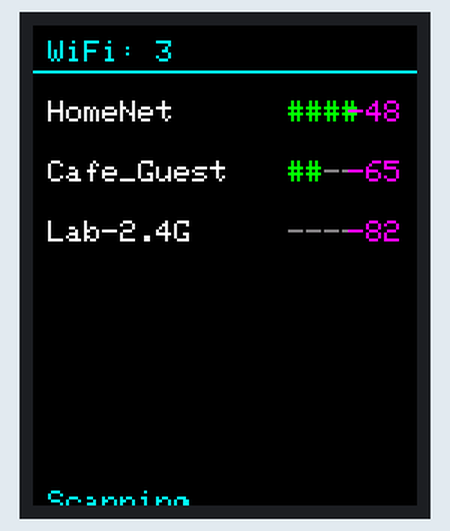
Simulated run of this sketch. Board: ESP32. On the bench: 128×160 colour display. A WiFi scan finds three made-up networks; what the sketch prints to the serial monitor is not drawn.

Above: at 3.2 s.

The sketch:

task2_1_WiFiNetworks_simple.ino
```cpp
/*
 * ============================================================================
 * PROJECT: espFrameBuffer - Task 2.1 (CLEAN VERSION)
 * ============================================================================
 */

#include <Adafruit_ST7735.h>
#include <Adafruit_GFX.h>
#include <SPI.h>
#include <WiFi.h>

// ============================================================================
// COLORS
// ============================================================================
#define COLOR_BLACK    0x0000
#define COLOR_WHITE    0xFFFF
#define COLOR_GREEN    0x07E0
#define COLOR_CYAN     0x07FF
#define COLOR_YELLOW   0xFFE0
#define COLOR_MAGENTA  0xF81F
#define COLOR_GRAY     0x8410

// ============================================================================
// PINS
// ============================================================================
#if defined(ESP32) && !defined(CONFIG_IDF_TARGET_ESP32C3)
  #define TFT_CS   5
  #define TFT_RST  4
  #define TFT_DC   2
  #define TFT_MOSI 23
  #define TFT_SCK  18
#elif defined(CONFIG_IDF_TARGET_ESP32C3) || defined(ESP32C3)
  #define TFT_CS   7
  #define TFT_RST  8
  #define TFT_DC   10
  #define TFT_MOSI 6
  #define TFT_SCK  4
#endif

// ============================================================================
// CONFIG
// ============================================================================
#define SCAN_INTERVAL      10000
#define NETWORKS_PER_PAGE  5
#define MAX_NETWORKS       20

// ============================================================================
// STRUCT
// ============================================================================
struct WiFiNetworkInfo {
  String ssid;
  int rssi;
  int channel;
};

// ============================================================================
// GLOBALS
// ============================================================================
Adafruit_ST7735 tft = Adafruit_ST7735(TFT_CS, TFT_DC, TFT_MOSI, TFT_SCK, TFT_RST);

WiFiNetworkInfo networks[MAX_NETWORKS];

int numNetworks = 0;
int currentPage = 0;
int totalPages = 1;

unsigned long lastScanTime = 0;

// ============================================================================
// SETUP
// ============================================================================
void setup() {
  Serial.begin(115200);
  delay(1000);

  // Display init
  tft.initR(INITR_BLACKTAB);
  tft.setRotation(0);
  tft.fillScreen(COLOR_BLACK);

  // WiFi init
  WiFi.mode(WIFI_STA);
  WiFi.disconnect(true);

  Serial.println("WiFi Scanner Started");

  scanNetworks();
}

// ============================================================================
// LOOP
// ============================================================================
void loop() {
  if (millis() - lastScanTime > SCAN_INTERVAL) {
    scanNetworks();
    lastScanTime = millis();
  }
}

// ============================================================================
// WIFI SCAN
// ============================================================================
void scanNetworks() {
  Serial.println("\nScanning...");

  int found = WiFi.scanNetworks();

  numNetworks = min(found, MAX_NETWORKS);

  for (int i = 0; i < numNetworks; i++) {
    networks[i].ssid    = WiFi.SSID(i);
    networks[i].rssi    = WiFi.RSSI(i);
    networks[i].channel = WiFi.channel(i);

    Serial.printf("[%d] %s (%d dBm)\n",
                  i + 1,
                  networks[i].ssid.c_str(),
                  networks[i].rssi);
  }

  totalPages = (numNetworks + NETWORKS_PER_PAGE - 1) / NETWORKS_PER_PAGE;
  currentPage = 0;

  drawUI();
}

// ============================================================================
// DISPLAY UI
// ============================================================================
void drawUI() {
  tft.fillScreen(COLOR_BLACK);

  drawHeader();
  drawNetworkList();
  drawFooter();
}

// --------------------------------------------------------------------------

void drawHeader() {
  tft.setCursor(5, 5);
  tft.setTextColor(COLOR_CYAN);
  tft.setTextSize(1);

  tft.print("WiFi: ");
  tft.println(numNetworks);

  tft.drawLine(0, 15, 128, 15, COLOR_CYAN);
}

// --------------------------------------------------------------------------

void drawNetworkList() {
  if (numNetworks == 0) {
    tft.setCursor(10, 40);
    tft.setTextColor(COLOR_YELLOW);
    tft.print("No Networks");
    return;
  }

  int start = currentPage * NETWORKS_PER_PAGE;
  int end   = min(start + NETWORKS_PER_PAGE, numNetworks);

  int y = 25;

  for (int i = start; i < end; i++) {
    drawSingleNetwork(i, y);
    y += 20;
  }
}

// --------------------------------------------------------------------------

void drawSingleNetwork(int i, int y) {
  // SSID (truncate)
  tft.setCursor(5, y);
  tft.setTextColor(COLOR_WHITE);

  String name = networks[i].ssid;
  if (name.length() > 14) {
    name = name.substring(0, 14);
  }
  tft.print(name);

  // Signal bars
  int bars = getSignalBars(networks[i].rssi);

  tft.setCursor(85, y);

  for (int j = 0; j < 4; j++) {
    if (j < bars) {
      tft.setTextColor(COLOR_GREEN);
      tft.print("#");
    } else {
      tft.setTextColor(COLOR_GRAY);
      tft.print("-");
    }
  }

  // RSSI
  tft.setCursor(105, y);
  tft.setTextColor(COLOR_MAGENTA);
  tft.print(networks[i].rssi);
}

// --------------------------------------------------------------------------

void drawFooter() {
  // Page info
  if (totalPages > 1) {
    tft.setCursor(40, 155);
    tft.setTextColor(COLOR_YELLOW);
    tft.print(currentPage + 1);
    tft.print("/");
    tft.print(totalPages);
  }

  // Status
  tft.setCursor(5, 155);
  tft.setTextColor(COLOR_CYAN);
  tft.print("Scanning...");
}

// ============================================================================
// SIGNAL STRENGTH
// ============================================================================
int getSignalBars(int rssi) {
  if (rssi >= -50) return 4;
  if (rssi >= -60) return 3;
  if (rssi >= -70) return 2;
  if (rssi >= -80) return 1;
  return 0;
}
// /*
//  * ============================================================================
//  * PROJECT: espFrameBuffer - Task 2.1: WiFi Network Scanner
//  * ============================================================================
//  * PURPOSE:
//  *   Simple WiFi network scanner that displays available networks on TFT LCD
//  *   with signal strength indicators. Scans every 10 seconds and updates display.
//  *
//  * HARDWARE:
//  *   - Microcontroller: ESP32 or ESP32-C3
//  *   - Display: 1.8" TFT LCD (128x160 pixels) with ST7735s controller
//  *   - WiFi: Built-in WiFi module
//  *
//  * REQUIRED LIBRARIES:
//  *   - Adafruit_ST7735
//  *   - Adafruit_GFX
//  *   - WiFi.h (Built-in)
//  *
//  * ============================================================================
//  */

// #include <Adafruit_ST7735.h>
// #include <Adafruit_GFX.h>
// #include <SPI.h>
// #include <WiFi.h>

// // ============================================================================
// // COLOR DEFINITIONS
// // ============================================================================

// #define COLOR_BLACK    0x0000
// #define COLOR_WHITE    0xFFFF
// #define COLOR_GREEN    0x07E0
// #define COLOR_CYAN     0x07FF
// #define COLOR_YELLOW   0xFFE0
// #define COLOR_MAGENTA  0xF81F
// #define COLOR_GRAY     0x8410

// // ============================================================================
// // PIN DEFINITIONS
// // ============================================================================

// #if defined(ESP32) && !defined(CONFIG_IDF_TARGET_ESP32C3)
//   #define TFT_CS   5
//   #define TFT_RST  4
//   #define TFT_DC   2
//   #define TFT_MOSI 23
//   #define TFT_SCK  18
// #elif defined(CONFIG_IDF_TARGET_ESP32C3) || defined(ESP32C3)
//   #define TFT_CS   7
//   #define TFT_RST  8
//   #define TFT_DC   10
//   #define TFT_MOSI 6
//   #define TFT_SCK  4
// #else
//   #error "Unsupported microcontroller."
// #endif

// // ============================================================================
// // DISPLAY & TIMING
// // ============================================================================

// #define NETWORK_SCAN_INTERVAL 10000  // Scan every 10 seconds
// #define NETWORKS_PER_PAGE 5          // Show 5 networks per screen
// #define MAX_NETWORKS 20              // Store max 20 networks

// // ============================================================================
// // GLOBAL VARIABLES
// // ============================================================================

// Adafruit_ST7735 tft = Adafruit_ST7735(TFT_CS, TFT_DC, TFT_MOSI, TFT_SCK, TFT_RST);

// struct WiFiNetworkInfo {
//   const char* ssid;
//   int rssi;
//   int channel;
// };

// WiFiNetworkInfo networks[MAX_NETWORKS];
// int num_networks_found = 0;
// unsigned long last_scan = 0;
// int network_scroll_offset = 0;
// int total_pages = 1;

// // ============================================================================
// // SETUP
// // ============================================================================

// void setup() {
//   Serial.begin(115200);
//   delay(2000);

//   Serial.println("\n\nWiFi Network Scanner - Starting...");

//   // Initialize display
//   tft.initR(INITR_BLACKTAB);
//   tft.setRotation(0);
//   tft.fillScreen(COLOR_BLACK);

//   // Initialize WiFi
//   WiFi.mode(WIFI_STA);
//   WiFi.disconnect(true);

//   Serial.println("✓ Display & WiFi initialized");

//   // Initial scan
//   scanNetworks();
// }

// // ============================================================================
// // MAIN LOOP
// // ============================================================================

// void loop() {
//   unsigned long current_millis = millis();

//   // Scan networks every 10 seconds
//   if (current_millis - last_scan >= NETWORK_SCAN_INTERVAL) {
//     last_scan = current_millis;
//     scanNetworks();
//   }

//   delay(100);
// }

// // ============================================================================
// // SCAN & DISPLAY FUNCTIONS
// // ============================================================================

// void scanNetworks() {
//   Serial.println("\nScanning for WiFi networks...");

//   int n = WiFi.scanNetworks();

//   if (n == 0) {
//     Serial.println("No networks found");
//     num_networks_found = 0;
//   } else {
//     num_networks_found = min(n, MAX_NETWORKS);

//     for (int i = 0; i < num_networks_found; i++) {
//       networks[i].ssid = WiFi.SSID(i);
//       networks[i].rssi = WiFi.RSSI(i);
//       networks[i].channel = WiFi.channel(i);

//       Serial.print("  [");
//       Serial.print(i + 1);
//       Serial.print("] ");
//       Serial.print(networks[i].ssid);
//       Serial.print(" (");
//       Serial.print(networks[i].rssi);
//       Serial.println(" dBm)");
//     }
//   }

//   // Calculate pages for pagination
//   total_pages = (num_networks_found + NETWORKS_PER_PAGE - 1) / NETWORKS_PER_PAGE;
//   network_scroll_offset = 0;

//   displayNetworks();
// }

// void displayNetworks() {
//   // Clear display
//   tft.fillScreen(COLOR_BLACK);

//   // Header
//   tft.setCursor(5, 5);
//   tft.setTextColor(COLOR_CYAN);
//   tft.setTextSize(1);
//   tft.print("WiFi Networks: ");
//   tft.println(num_networks_found);

//   // Draw line
//   tft.drawLine(0, 15, 128, 15, COLOR_CYAN);

//   if (num_networks_found == 0) {
//     tft.setCursor(10, 40);
//     tft.setTextColor(COLOR_YELLOW);
//     tft.println("No networks found");
//     return;
//   }

//   // Draw network list
//   int start_idx = network_scroll_offset * NETWORKS_PER_PAGE;
//   int end_idx = min(start_idx + NETWORKS_PER_PAGE, num_networks_found);

//   int y_pos = 25;
//   for (int i = start_idx; i < end_idx; i++) {
//     // Network name
//     tft.setCursor(5, y_pos);
//     tft.setTextColor(COLOR_WHITE);
//     tft.setTextSize(1);

//     // Truncate long SSIDs
//     char ssid_display[16];
//     strncpy(ssid_display, networks[i].ssid, 15);
//     ssid_display[15] = '\0';
//     tft.print(ssid_display);

//     // Signal bars
//     int signal_bars = getSignalBars(networks[i].rssi);
//     tft.setCursor(85, y_pos);

//     for (int j = 0; j < signal_bars; j++) {
//       tft.setTextColor(COLOR_GREEN);
//       tft.print("#");
//     }
//     for (int j = signal_bars; j < 4; j++) {
//       tft.setTextColor(COLOR_GRAY);
//       tft.print("-");
//     }

//     // RSSI value
//     tft.setCursor(105, y_pos);
//     tft.setTextColor(COLOR_MAGENTA);
//     tft.print(networks[i].rssi);

//     y_pos += 20;
//   }

//   // Pagination info
//   if (total_pages > 1) {
//     tft.setCursor(40, 155);
//     tft.setTextColor(COLOR_YELLOW);
//     tft.setTextSize(1);
//     tft.print("Page ");
//     tft.print(network_scroll_offset + 1);
//     tft.print("/");
//     tft.print(total_pages);
//   }

//   // Scan indicator
//   tft.setCursor(5, 155);
//   tft.setTextColor(COLOR_CYAN);
//   tft.setTextSize(1);
//   tft.print("Scanning...");
// }

// int getSignalBars(int rssi) {
//   if (rssi >= -50) return 4;   // Excellent
//   if (rssi >= -60) return 3;   // Good
//   if (rssi >= -70) return 2;   // Fair
//   if (rssi >= -80) return 1;   // Weak
//   return 0;                     // No signal
// }

// // ============================================================================
// // END OF FILE
// // ============================================================================
```
